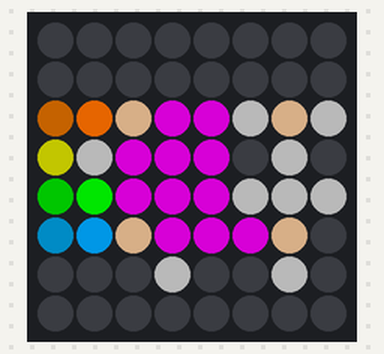
The program below on a simulated Raspberry Pi (BCM pin numbers) with a Sense HAT. Parts: the Sense HAT's 8×8 RGB LED matrix. Dim RGB values are drawn brighter than linear.

Above: at 0.17 s.

The program:

nyan.py
```python
# atexit may need to be removed or stubbed
#!/usr/bin/python

from sense_hat import SenseHat
from time import sleep
import atexit

# init
sense = SenseHat()
sense.set_rotation(180)
sense.low_light = True
atexit.register(sense.clear)

# colors
R = [255,  92,   0] # Red
Y = [255, 255,   0] # Yellow
G = [  0, 255,   0] # Green
B = [  0, 153, 255] # Blue
DR = [x // 2 for x in R] # Dark Red
DY = [x // 2 for x in Y] # Dark Yellow
DG = [x // 2 for x in G] # Dark Green
DB = [x // 2 for x in B] # Dark Blue
E = [186, 145, 105] # Ecru
T = [186,   0, 186] # Tart
C = [ 80,  80,  80] # Cat
N = [  0,   0,   0] # Noir

# sequences
seq_1 = [
N, N, N, N, N, N, N, N,
N, N, N, N, N, N, N, N,
DR, R, E, T, T, C, E, C,
DY, C, T, T, T, N, C, N,
DG, G, T, T, T, C, C, C,
DB, B, E, T, T, T, E, N,
N, N, N, C, N, N, C, N,
N, N, N, N, N, N, N, N
]

seq_2 = [
N, N, N, N, N, N, N, N,
N, N, N, N, N, N, N, N,
R, DR, E, T, T, T, E, N,
Y, DY, T, T, T, C, T, C,
G,  C, T, T, T, N, C, N,
B, DB, E, T, T, C, C, C,
N, N, C, N, N, C, N, N,
N, N, N, N, N, N, N, N
]

# loop
while True:
    sense.set_pixels(seq_1)
    sleep(0.3)
    sense.set_pixels(seq_2)
    sleep(0.3)

# From here: https://github.com/elsamuko/sense/blob/master/nyan/nyan.py
```
